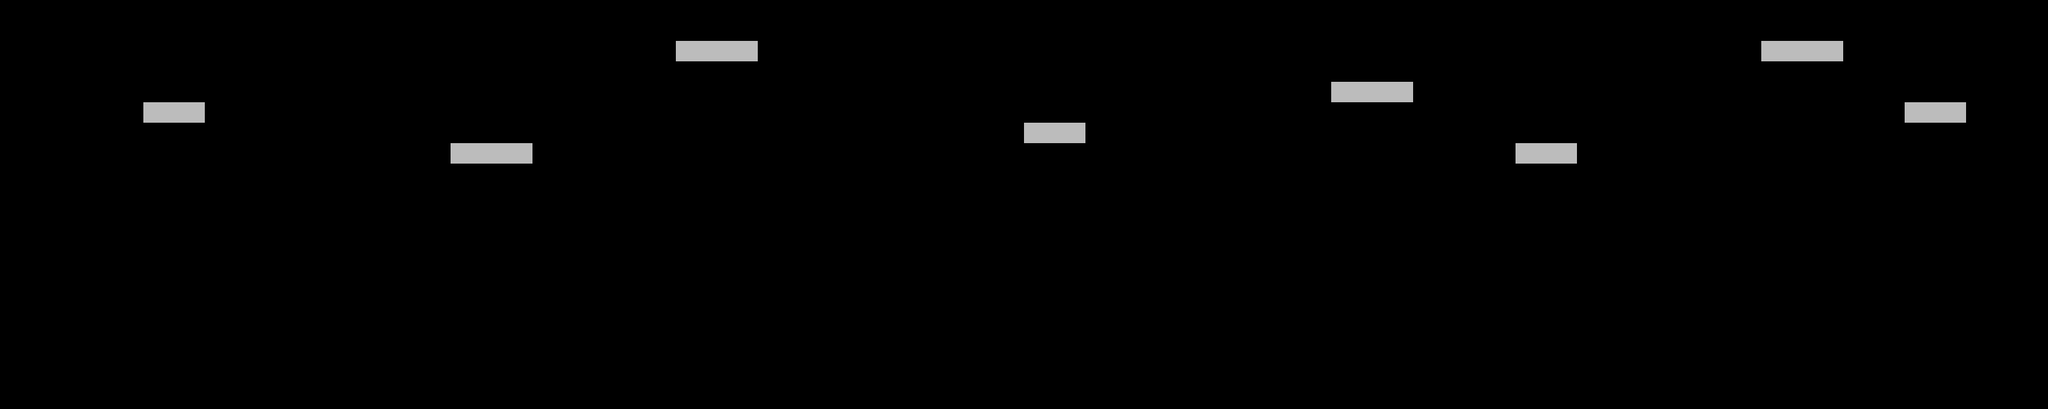

A level layout from a 2D game, rendered from its tile map. Below: a short description, then the map file with tile-grid data replaced by summaries:
An orthogonal 100x20 tile map with 32x32 px tiles, 1 tile layer (Tile Layer 1).

<map version="1.0" orientation="orthogonal" renderorder="right-down" width="100" height="20" tilewidth="32" tileheight="32" nextobjectid="1">
 <tileset firstgid="1" name="DEMOMrJumpClouds" tilewidth="32" tileheight="32" tilecount="80" columns="8">
  <image source="DEMOMrJumpClouds.png" width="256" height="329" />
 </tileset>
 <layer name="Tile Layer 1" width="100" height="20">
  <data>[2000 cells, 28 non-empty, 3 distinct tile ids]</data>
 </layer>
</map>
